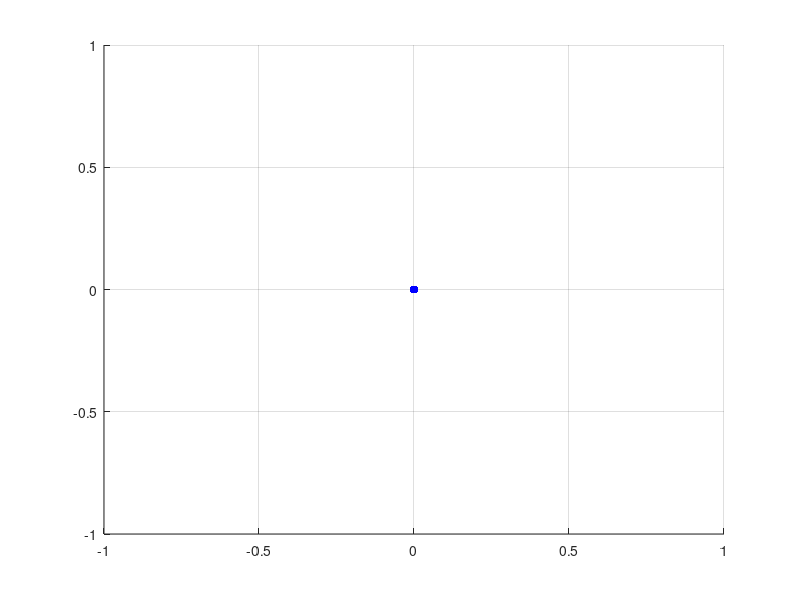

The MATLAB script that drew this image: (Note: this script raises an error after producing the figure.)
clear; l = 0; u = 1;
count = 1;
for x=l:u
    for y=l:u
        for z=l:u
            state = [x y z]; states{count} = state;
            if x<0, x_shift=-2*x-1; else; x_shift = 2*x; end
            if y<0, y_shift=-2*y-1; else; y_shift = 2*y; end
            if z<0, z_shift=-2*z-1; else; z_shift = 2*z; end
            xs = (1/2)*(x_shift+y_shift)*(x_shift+y_shift+1)+y_shift;
            keys(count) = (1/2)*(xs+z_shift)*(xs+z_shift+1)+z_shift;
            count = count + 1;
        end
    end
end

[keys,sortIdx] = sort(keys,'ascend');
states = states(sortIdx); num = length(states);

x_coords = zeros(1,num); y_coords = zeros(1,num); z_coords = zeros(1,num);
for i=1:num
    state = states{i}; 
    x_coords(i) = state(1); y_coords(i) = state(2); z_coords(i) = state(3);
end

% Create file name variable
filename = 'cantor-3d-10.gif';

figure; clf; grid on, hold on
s = scatter3(x_coords(1),y_coords(1),z_coords(1), 'b', 'filled', "DisplayName", "State");
p = plot3(x_coords(1),y_coords(1),z_coords(1), 'k', 'Linewidth', 1, "DisplayName", "Ascending Key Value");
title("Cantor Ascending Key, x,y,z = [" +string(l) + "," + string(u) + "]", 'Interpreter', 'latex')
xlabel("x")
ylabel("y")
zlabel("z")
xlim([l u])
ylim([l u])
zlim([l u])
view(165,45)

pause(3);
for k = 2:num

    % Updating the line
    p.XData = x_coords(1:k);
    p.YData = y_coords(1:k);
    p.ZData = z_coords(1:k);
    % Updating the point
    s.XData = x_coords(k); 
    s.YData = y_coords(k);
    s.ZData = z_coords(k);
    

    % Updating the title
    title("[x,y,z] = [" + x_coords(k) + "," + y_coords(k) + "," + z_coords(k) +"], Key = " + keys(k), 'Interpreter', 'latex')

    % Delay
    pause(0.01)
    % Saving the figure
    frame = getframe(gcf);
    im = frame2im(frame);
    [imind,cm] = rgb2ind(im,256);
    if k == 2
        imwrite(imind,cm,filename,'gif', 'Loopcount',inf,...
        'DelayTime',(0.5));
    else
        imwrite(imind,cm,filename,'gif','WriteMode','append',...
        'DelayTime',(0.5));
    end
end